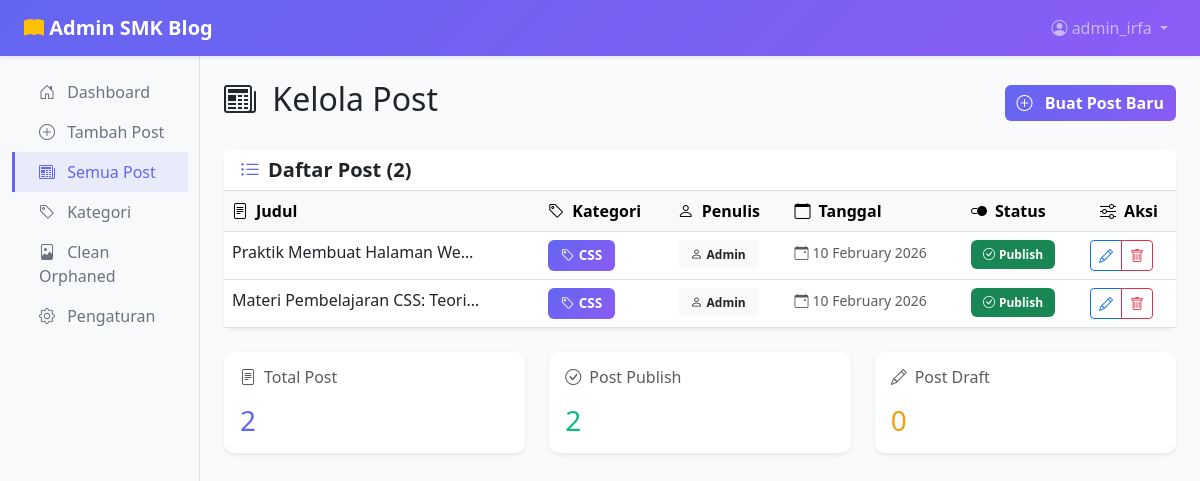
Screenshot of /admin/posts.php (signed in) with the database file from the repository.
### tables this page shows
CREATE TABLE `posts` (
  `id` int NOT NULL,
  `title` varchar(255) NOT NULL,
  `slug` varchar(255) NOT NULL,
  `content` longtext NOT NULL,
  `excerpt` text NOT NULL,
  `category` varchar(100) NOT NULL,
  `featured_image` varchar(255) DEFAULT NULL,
  `author` varchar(100) DEFAULT 'Admin',
  `views` int DEFAULT '0',
  `status` enum('draft','published','archived') DEFAULT 'draft',
  `created_at` timestamp NULL DEFAULT CURRENT_TIMESTAMP,
  `updated_at` timestamp NULL DEFAULT CURRENT_TIMESTAMP ON UPDATE CURRENT_TIMESTAMP
);

### admin/posts.php (the view, shortened to what this page needs)
<?php
require_once '../config/db.php';
$limit = 10;
$page = isset($_GET['page']) ? (int)$_GET['page'] : 1;
$offset = ($page - 1) * $limit;
$total_query = "SELECT COUNT(*) as total FROM posts";
$total_result = mysqli_query($conn, $total_query);
$total_data = mysqli_fetch_assoc($total_result);
$total_posts = $total_data['total'];
$posts_query = "
    SELECT
        id,
        title,
        author,
        category,
        status,
        DATE_FORMAT(created_at, '%d %M %Y') as formatted_date,
        created_at
    FROM posts
    ORDER BY created_at DESC
    LIMIT $limit OFFSET $offset
";
$posts_result = mysqli_query($conn, $posts_query);
$posts = [];
while ($row = mysqli_fetch_assoc($posts_result)) {
    $posts[] = $row;
}
?>
<!DOCTYPE html>
<html lang="id">
<head>
    <link href="https://cdn.jsdelivr.net/npm/bootstrap@5.3.0/dist/css/bootstrap.min.css" rel="stylesheet">
    <link rel="stylesheet" href="https://cdn.jsdelivr.net/npm/bootstrap-icons@1.10.0/font/bootstrap-icons.css">
    <link rel="stylesheet" href="../css/admin-style.css">
</head>
<body>
    <nav class="navbar navbar-expand-lg navbar-dark sticky-top shadow-sm" style="background: linear-gradient(135deg, #6366f1 0%, #8b5cf6 100%);">
        <div class="container-fluid px-3 px-md-4">
            <a class="navbar-brand fw-bold" href="index.php">
                <i class="bi bi-book-fill text-warning"></i> Admin SMK Blog
            </a>
            <div class="collapse navbar-collapse" id="adminNav">
                <ul class="navbar-nav ms-auto">
                    <li class="nav-item dropdown">
                        <a class="nav-link dropdown-toggle" href="#" id="userDropdown" role="button" data-bs-toggle="dropdown">
                            <i class="bi bi-person-circle"></i> <?php echo htmlspecialchars($_SESSION['admin_name'] ?? 'Admin'); ?>
                        </a>
                    </li>
                </ul>
            </div>
        </div>
    </nav>
    <div class="container-fluid">
        <div class="row">
            <nav class="col-md-3 col-lg-2 d-md-block bg-light sidebar py-3">
                <div class="position-sticky">
                    <ul class="nav flex-column">
                        <li class="nav-item">
                            <a class="nav-link" href="index.php">
                                <i class="bi bi-house-door me-2"></i> Dashboard
                            </a>
                        </li>
                        <li class="nav-item">
                            <a class="nav-link" href="add-post.php">
                                <i class="bi bi-plus-circle me-2"></i> Tambah Post
                            </a>
                        </li>
                        <li class="nav-item">
                            <a class="nav-link active" href="posts.php">
                                <i class="bi bi-newspaper me-2"></i> Semua Post
                            </a>
                        </li>
                        <li class="nav-item">
                            <a class="nav-link" href="categories.php">
                                <i class="bi bi-tag me-2"></i> Kategori
                            </a>
                        </li>
                        <li class="nav-item">
                            <a class="nav-link" href="cleanup-orphaned-images.php">
                                <i class="bi bi-file-image me-2"></i> Clean Orphaned
                            </a>
                        </li>
                        <li class="nav-item">
                            <a class="nav-link" href="settings.php">
                                <i class="bi bi-gear me-2"></i> Pengaturan
                            </a>
                        </li>
                    </ul>
                </div>
            </nav>
            <main class="col-md-9 ms-sm-auto col-lg-10 px-md-4 py-4">
                <div class="d-flex justify-content-between align-items-center mb-4">
                    <h1 class="h2">
                        <i class="bi bi-newspaper me-2"></i> Kelola Post
                    </h1>
                    <a href="add-post.php" class="btn btn-primary fw-bold">
                        <i class="bi bi-plus-circle me-2"></i> Buat Post Baru
                    </a>
                </div>
                <div class="card border-0 shadow-sm">
                    <div class="card-header bg-white border-bottom">
                        <h5 class="card-title fw-bold mb-0">
                            <i class="bi bi-list-ul me-2" style="color: var(--primary);"></i>Daftar Post (<?php echo $total_posts; ?>)
                        </h5>
                    </div>
                    <div class="table-responsive">
                        <?php if (!empty($posts)): ?>
                        <table class="table table-hover mb-0">
                            <thead class="table-light">
                                <tr>
                                    <th class="fw-600">
                                        <i class="bi bi-file-text me-2"></i>Judul
                                    </th>
                                    <th class="fw-600">
                                        <i class="bi bi-tag me-2"></i>Kategori
                                    </th>
                                    <th class="fw-600">
                                        <i class="bi bi-person me-2"></i>Penulis
                                    </th>
                                    <th class="fw-600">
                                        <i class="bi bi-calendar me-2"></i>Tanggal
                                    </th>
                                    <th class="fw-600">
                                        <i class="bi bi-toggle2-on me-2"></i>Status
                                    </th>
                                    <th class="fw-600 text-center">
                                        <i class="bi bi-sliders me-2"></i>Aksi
                                    </th>
                                </tr>
                            </thead>
                            <tbody>
                                <?php foreach ($posts as $post): ?>
                                <tr>
                                    <td class="fw-500">
                                        <div style="max-width: 250px; overflow: hidden; text-overflow: ellipsis; white-space: nowrap;">
                                            <?php echo htmlspecialchars($post['title']); ?>
                                        </div>
                                    </td>
                                    <td>
                                        <span class="badge" style="background: linear-gradient(135deg, #6366f1 0%, #8b5cf6 100%); padding: 0.5rem 0.8rem; font-size: 0.85rem;">
                                            <i class="bi bi-tag me-1"></i><?php echo htmlspecialchars($post['category']); ?>
                                        </span>
                                    </td>
                                    <td>
                                        <span class="badge bg-light text-dark" style="padding: 0.5rem 0.8rem;">
                                            <i class="bi bi-person me-1"></i><?php echo htmlspecialchars($post['author']); ?>
                                        </span>
                                    </td>
                                    <td>
                                        <small class="text-muted">
                                            <i class="bi bi-calendar-event me-1"></i><?php echo $post['formatted_date']; ?>
                                        </small>
                                    </td>
                                    <td>
                                        <?php if ($post['status'] === 'published'): ?>
                                        <span class="badge bg-success">
                                            <i class="bi bi-check-circle me-1"></i>Publish
                                        </span>
                                        <?php else: ?>
                                        <span class="badge bg-warning text-dark">
                                            <i class="bi bi-pencil me-1"></i>Draft
                                        </span>
                                        <?php endif; ?>
                                    </td>
                                    <td>
                                        <div class="btn-group btn-group-sm" role="group">
                                            <a href="edit-post.php?id=<?php echo $post['id']; ?>" class="btn btn-outline-primary fw-600" title="Edit">
                                                <i class="bi bi-pencil"></i>
                                            </a>
                                            <button type="button" class="btn btn-outline-danger fw-600" title="Hapus" data-bs-toggle="modal"
                                                    data-bs-target="#deleteModal"
                                                    onclick="setDeleteData(<?php echo $post['id']; ?>, '<?php echo htmlspecialchars($post['title']); ?>')">
                                                <i class="bi bi-trash"></i>
                                            </button>
                                        </div>
                                    </td>
                                </tr>
                                <?php endforeach; ?>
                            </tbody>
                        </table>
                        <?php endif; ?>
                    </div>
                </div>
                <div class="row mt-4">
                    <div class="col-md-4">
                        <div class="card border-0 shadow-sm">
                            <div class="card-body">
                                <h6 class="card-title text-muted mb-3">
                                    <i class="bi bi-file-text me-2"></i>Total Post
                                </h6>
                                <h3 class="mb-0" style="color: #6366f1;">
                                    <?php echo $total_posts; ?>
                                </h3>
                            </div>
                        </div>
                    </div>
                    <div class="col-md-4">
                        <div class="card border-0 shadow-sm">
                            <div class="card-body">
                                <h6 class="card-title text-muted mb-3">
                                    <i class="bi bi-check-circle me-2"></i>Post Publish
                                </h6>
                                <h3 class="mb-0" style="color: #10b981;">
                                    <?php
                                    $published = mysqli_fetch_assoc(
                                        mysqli_query($conn, "SELECT COUNT(*) as count FROM posts WHERE status='published'")
                                    )['count'];
                                    echo $published;
                                    ?>
                                </h3>
                            </div>
                        </div>
                    </div>
                    <div class="col-md-4">
                        <div class="card border-0 shadow-sm">
                            <div class="card-body">
                                <h6 class="card-title text-muted mb-3">
                                    <i class="bi bi-pencil me-2"></i>Post Draft
                                </h6>
                                <h3 class="mb-0" style="color: #f59e0b;">
                                    <?php
                                    $draft = mysqli_fetch_assoc(
                                        mysqli_query($conn, "SELECT COUNT(*) as count FROM posts WHERE status='draft'")
                                    )['count'];
                                    echo $draft;
                                    ?>
                                </h3>
                            </div>
                        </div>
                    </div>
                </div>
            </main>
        </div>
    </div>
</body>
</html>

### css/admin-style.css (style rules this page uses)
:root { --primary: #6366f1; --secondary: #ec4899; --accent: #0ea5e9; --success: #10b981; --warning: #f59e0b; --danger: #ef4444; }
* { margin: 0; padding: 0; box-sizing: border-box; }
body { background: #f9fafb; font-family: 'Segoe UI', Tahoma, Geneva, Verdana, sans-serif; }
.sidebar { position: fixed; top: 56px; bottom: 0; left: 0; z-index: 100; padding-top: 0.5rem; box-shadow: inset -1px 0 0 rgba(0, 0, 0, 0.1); overflow-y: auto; }
main { margin-top: 56px; }
.sidebar .nav-link { color: #6b7280; font-weight: 500; transition: all 0.3s ease; border-left: 3px solid transparent; padding-left: 1.5rem; }
.sidebar .nav-link.active { color: var(--primary); background: rgba(99, 102, 241, 0.1); border-left-color: var(--primary); }
.card { border: 1px solid #e5e7eb; border-radius: 10px; transition: all 0.3s ease; }
.btn-primary { background: linear-gradient(135deg, var(--primary) 0%, #8b5cf6 100%); border: none; transition: all 0.3s ease; }
.badge { padding: 0.5rem 0.75rem; border-radius: 6px; font-weight: 600; }

### rows the page displays
posts: title "Praktik Membuat Halaman We…", category "CSS", author "Admin", formatted_date "10 February 2026", status "published" (drawn)
posts: title "Materi Pembelajaran CSS: Teori…", category "CSS", author "Admin", formatted_date "10 February 2026", status "published" (drawn)

### other values shown
$_SESSION['admin_name'] "admin_irfa"
$total_posts "2"
$published "2"
$draft "0"
